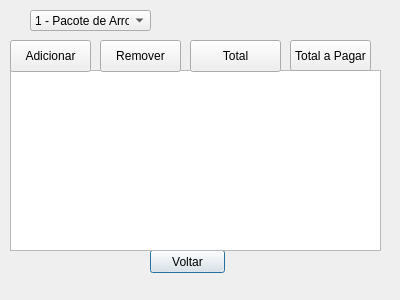
<?xml version="1.0" encoding="UTF-8"?>
<ui version="4.0">
 <class>venda</class>
 <widget class="QDialog" name="venda">
  <property name="geometry">
   <rect>
    <x>0</x>
    <y>0</y>
    <width>400</width>
    <height>300</height>
   </rect>
  </property>
  <property name="windowTitle">
   <string>Dialog</string>
  </property>
  <widget class="QPushButton" name="pushButton">
   <property name="geometry">
    <rect>
     <x>150</x>
     <y>250</y>
     <width>75</width>
     <height>23</height>
    </rect>
   </property>
   <property name="text">
    <string>Voltar</string>
   </property>
  </widget>
  <widget class="QTextBrowser" name="textBrowser">
   <property name="geometry">
    <rect>
     <x>10</x>
     <y>70</y>
     <width>371</width>
     <height>181</height>
    </rect>
   </property>
  </widget>
  <widget class="QPushButton" name="pushButton_2">
   <property name="geometry">
    <rect>
     <x>190</x>
     <y>40</y>
     <width>91</width>
     <height>32</height>
    </rect>
   </property>
   <property name="text">
    <string>Total</string>
   </property>
  </widget>
  <widget class="QPushButton" name="pushButton_3">
   <property name="geometry">
    <rect>
     <x>10</x>
     <y>40</y>
     <width>81</width>
     <height>32</height>
    </rect>
   </property>
   <property name="text">
    <string>Adicionar</string>
   </property>
  </widget>
  <widget class="QPushButton" name="pushButton_4">
   <property name="geometry">
    <rect>
     <x>100</x>
     <y>40</y>
     <width>81</width>
     <height>32</height>
    </rect>
   </property>
   <property name="text">
    <string>Remover</string>
   </property>
  </widget>
  <widget class="QComboBox" name="comboBox">
   <property name="geometry">
    <rect>
     <x>30</x>
     <y>10</y>
     <width>121</width>
     <height>21</height>
    </rect>
   </property>
   <item>
    <property name="text">
     <string>1 - Pacote de Arroz</string>
    </property>
   </item>
   <item>
    <property name="text">
     <string>2 - Pacote de Feijão</string>
    </property>
   </item>
   <item>
    <property name="text">
     <string>3 - Pacote de Macarrão</string>
    </property>
   </item>
   <item>
    <property name="text">
     <string>4 - Coca-Cola 2L</string>
    </property>
   </item>
   <item>
    <property name="text">
     <string>5 - Guarana 2L</string>
    </property>
   </item>
   <item>
    <property name="text">
     <string>6 - Cerveja 350ml</string>
    </property>
   </item>
   <item>
    <property name="text">
     <string>7 - Pacote de Bolacha</string>
    </property>
   </item>
  </widget>
  <widget class="QPushButton" name="pushButton_5">
   <property name="geometry">
    <rect>
     <x>290</x>
     <y>40</y>
     <width>81</width>
     <height>31</height>
    </rect>
   </property>
   <property name="text">
    <string>Total a Pagar</string>
   </property>
  </widget>
  <widget class="QLabel" name="label">
   <property name="geometry">
    <rect>
     <x>166</x>
     <y>10</y>
     <width>151</width>
     <height>20</height>
    </rect>
   </property>
   <property name="text">
    <string/>
   </property>
  </widget>
 </widget>
 <resources/>
 <connections/>
</ui>
